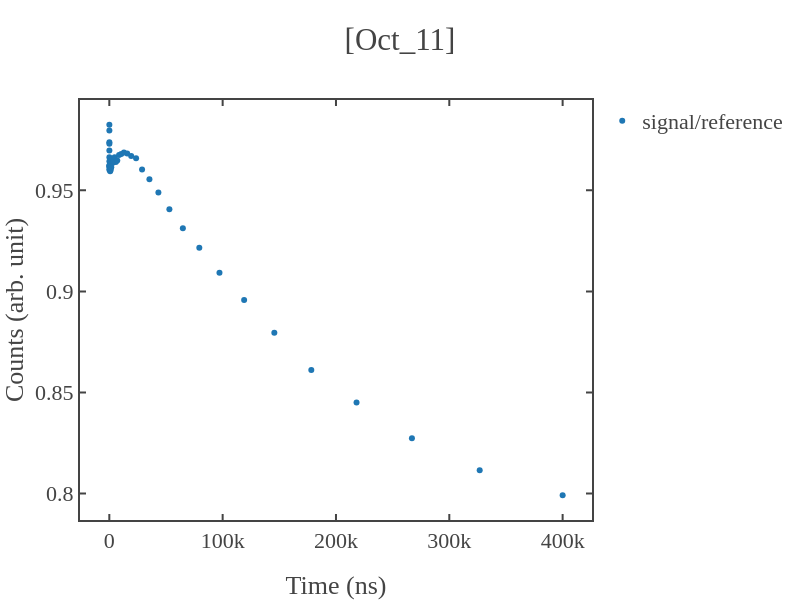

The code cell stored with this chart in its notebook:
### Code cell
# loading the data 
total_path = r"C:\Users\Administrator\OneDrive\Desktop\Atanu_experiments\T1_measurements\codes\data\2025\Oct_10\first cluster\p_11mW\l_50.0us\systematic\a_5\s_2000\[11_34_11]_1.0us.npz"

load_data = dict(np.load(total_path))
time_axis,signal_photon,reference_samples,signal_samples = data_to_time_signal(load_data,samples,first=first_sig_ref)


x=time_axis[1:]
y=signal_photon[1:]
guess_parameters = np.array([0.7,1,50e3])  # input these paramters(serially) with your guess  
fitting_function = 'exp'   # y0+y_max*np.exp(-x/tau)
fitting_range = False   # for x-axis 

# fitting the data
x_fit,y_fit,coefficient,error_bars = fit_func(x,y,fit_range=fitting_range,func=fitting_function,guess_params=guess_parameters) 
if len(str(int(coefficient[2])))>7 or coefficient[2]<0:
    print('Fitted lifetime seems too long (more than 10ms) or negative.')
    print('If not expected for T1 exp, retry with increasing or decreasing the evolution time of the sequence.')
# plotting the data 
fig1 = simple_plot(x,y,show=False,x_name = "Time",y_name = "Counts (T<sub>1</sub>)",mode='markers',title=f'{date}',curve_name='signal/reference')
fig2 = simple_plot(x_fit,y_fit,show=False,x_name = "Time",y_name = "Counts (T<sub>1</sub>)",mode='lines',title=f'{date}',curve_name='fitted curve')
fig3 = simple_plot(x,signal_samples[1:],show=False,x_name = "Time",y_name = "Counts (T<sub>1</sub>)",mode='markers',title=f'{date}',curve_name='signal')
fig4 = simple_plot(x,reference_samples[1:],show=False,x_name = "Time",y_name = "Counts (T<sub>1</sub>)",mode='markers',title=f'{date}',curve_name='reference')

# add_figures([fig1,fig2,fig3,fig4],show=True,x_name = "Time",y_name = "Counts (T<sub>1</sub>)",title=f'[{date}]')
add_figures([fig1],show=True,x_name = "Time (ns)",y_name = "Counts (arb. unit)",title=f'[{date}]')

### Figure 1 — Plotly figure (JSON) as saved in the notebook; plotly's stock layout.template omitted (floating-point values rounded to 4 significant figures)
{"data": [{"mode": "markers", "name": "signal/reference", "showlegend": true, "type": "scatter", "x": [24, 29, 36, 44, 54, 67, 82, 100, 123, 150, 184, 226, 276, 338, 414, 507, 621, 760, 930, 1139, 1394, 1706, 2088, 2556, 3129, 3830, 4688, 5738, 7023, 8596, 10522, 12878, 15763, 19294, 23616, 28905, 35380, 43305, 53004, 64877, 79408, 97195, 118965, 145612, 178227, 218148, 267010, 326817, 400020], "y": [0.9824, 0.9795, 0.9738, 0.9731, 0.9697, 0.9663, 0.9643, 0.9621, 0.9624, 0.9618, 0.96, 0.9604, 0.9616, 0.9614, 0.9606, 0.9625, 0.9605, 0.9594, 0.9602, 0.9602, 0.9617, 0.9615, 0.9651, 0.9654, 0.9636, 0.9644, 0.9663, 0.964, 0.9647, 0.9675, 0.968, 0.9687, 0.9682, 0.967, 0.9658, 0.9603, 0.9555, 0.9489, 0.9406, 0.9312, 0.9216, 0.9092, 0.8958, 0.8796, 0.8611, 0.8451, 0.8274, 0.8115, 0.7992]}], "layout": {"height": 600, "title": {"text": "[Oct_11]"}, "width": 800, "xaxis": {"autorange": true, "range": [-25870.0, 425900.0], "title": {"text": "Time (ns)"}, "type": "linear"}, "yaxis": {"autorange": true, "range": [0.787, 0.9947], "title": {"text": "Counts (arb. unit)"}, "type": "linear"}}}
